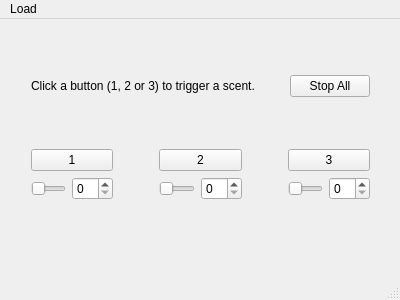
<?xml version="1.0" encoding="UTF-8"?>
<ui version="4.0">
 <class>MainWindow</class>
 <widget class="QMainWindow" name="MainWindow">
  <property name="geometry">
   <rect>
    <x>0</x>
    <y>0</y>
    <width>400</width>
    <height>300</height>
   </rect>
  </property>
  <property name="windowTitle">
   <string>MainWindow</string>
  </property>
  <widget class="QWidget" name="centralWidget">
   <widget class="QWidget" name="verticalLayoutWidget">
    <property name="geometry">
     <rect>
      <x>0</x>
      <y>-1</y>
      <width>401</width>
      <height>241</height>
     </rect>
    </property>
    <layout class="QVBoxLayout" name="verticalLayout">
     <item>
      <layout class="QHBoxLayout" name="horizontalLayout_4">
       <property name="leftMargin">
        <number>20</number>
       </property>
       <property name="rightMargin">
        <number>20</number>
       </property>
       <item>
        <widget class="QLabel" name="label">
         <property name="text">
          <string>Click a button (1, 2 or 3) to trigger a scent.</string>
         </property>
        </widget>
       </item>
       <item>
        <spacer name="horizontalSpacer">
         <property name="orientation">
          <enum>Qt::Horizontal</enum>
         </property>
         <property name="sizeHint" stdset="0">
          <size>
           <width>40</width>
           <height>20</height>
          </size>
         </property>
        </spacer>
       </item>
       <item>
        <widget class="QPushButton" name="stopAllButton">
         <property name="text">
          <string>Stop All</string>
         </property>
        </widget>
       </item>
      </layout>
     </item>
     <item>
      <layout class="QHBoxLayout" name="horizontalLayout_3">
       <item>
        <layout class="QVBoxLayout" name="verticalLayout_4">
         <property name="leftMargin">
          <number>20</number>
         </property>
         <property name="rightMargin">
          <number>20</number>
         </property>
         <item>
          <widget class="QPushButton" name="smellButton1">
           <property name="maximumSize">
            <size>
             <width>115</width>
             <height>16777215</height>
            </size>
           </property>
           <property name="text">
            <string>1</string>
           </property>
          </widget>
         </item>
         <item>
          <layout class="QHBoxLayout" name="horizontalLayout_11">
           <item>
            <widget class="QSlider" name="horizontalSlider1">
             <property name="orientation">
              <enum>Qt::Horizontal</enum>
             </property>
            </widget>
           </item>
           <item>
            <widget class="QSpinBox" name="spinBox1"/>
           </item>
          </layout>
         </item>
        </layout>
       </item>
       <item>
        <layout class="QVBoxLayout" name="verticalLayout_3">
         <property name="leftMargin">
          <number>20</number>
         </property>
         <property name="rightMargin">
          <number>20</number>
         </property>
         <item>
          <widget class="QPushButton" name="smellButton2">
           <property name="text">
            <string>2</string>
           </property>
          </widget>
         </item>
         <item>
          <layout class="QHBoxLayout" name="horizontalLayout_12">
           <item>
            <widget class="QSlider" name="horizontalSlider2">
             <property name="orientation">
              <enum>Qt::Horizontal</enum>
             </property>
            </widget>
           </item>
           <item>
            <widget class="QSpinBox" name="spinBox2"/>
           </item>
          </layout>
         </item>
        </layout>
       </item>
       <item>
        <layout class="QVBoxLayout" name="verticalLayout_2">
         <property name="leftMargin">
          <number>20</number>
         </property>
         <property name="rightMargin">
          <number>20</number>
         </property>
         <item>
          <widget class="QPushButton" name="smelButton3">
           <property name="text">
            <string>3</string>
           </property>
          </widget>
         </item>
         <item>
          <layout class="QHBoxLayout" name="horizontalLayout_13">
           <item>
            <widget class="QSlider" name="horizontalSlider3">
             <property name="orientation">
              <enum>Qt::Horizontal</enum>
             </property>
            </widget>
           </item>
           <item>
            <widget class="QSpinBox" name="spinBox3"/>
           </item>
          </layout>
         </item>
        </layout>
       </item>
      </layout>
     </item>
     <item>
      <layout class="QHBoxLayout" name="horizontalLayout"/>
     </item>
    </layout>
   </widget>
  </widget>
  <widget class="QMenuBar" name="menuBar">
   <property name="geometry">
    <rect>
     <x>0</x>
     <y>0</y>
     <width>400</width>
     <height>21</height>
    </rect>
   </property>
   <widget class="QMenu" name="menuTest_v1">
    <property name="title">
     <string>Load</string>
    </property>
    <addaction name="actionTest1"/>
    <addaction name="actionTest2"/>
    <addaction name="separator"/>
    <addaction name="actionTest3"/>
   </widget>
   <addaction name="menuTest_v1"/>
  </widget>
  <widget class="QStatusBar" name="statusBar"/>
  <action name="actionTest1">
   <property name="text">
    <string>Smell Profile</string>
   </property>
  </action>
  <action name="actionTest2">
   <property name="text">
    <string>test2</string>
   </property>
  </action>
  <action name="actionTest3">
   <property name="text">
    <string>test3</string>
   </property>
  </action>
 </widget>
 <layoutdefault spacing="6" margin="11"/>
 <resources/>
 <connections/>
</ui>
